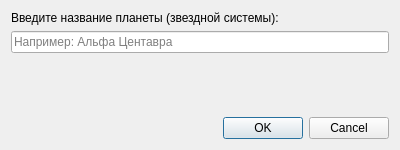
<?xml version="1.0" encoding="UTF-8"?>
<ui version="4.0">
 <class>AddPlanetDialog</class>
 <widget class="QDialog" name="AddPlanetDialog">
  <property name="geometry">
   <rect>
    <x>0</x>
    <y>0</y>
    <width>400</width>
    <height>150</height>
   </rect>
  </property>
  <property name="windowTitle">
   <string>Добавить планету</string>
  </property>
  <layout class="QVBoxLayout" name="verticalLayout">
   <item>
    <widget class="QLabel" name="label">
     <property name="text">
      <string>Введите название планеты (звездной системы):</string>
     </property>
    </widget>
   </item>
   <item>
    <widget class="QLineEdit" name="planetNameEdit">
     <property name="placeholderText">
      <string>Например: Альфа Центавра</string>
     </property>
    </widget>
   </item>
   <item>
    <spacer name="verticalSpacer">
     <property name="orientation">
      <enum>Qt::Vertical</enum>
     </property>
     <property name="sizeHint" stdset="0">
      <size>
       <width>20</width>
       <height>40</height>
      </size>
     </property>
    </spacer>
   </item>
   <item>
    <widget class="QDialogButtonBox" name="buttonBox">
     <property name="orientation">
      <enum>Qt::Horizontal</enum>
     </property>
     <property name="standardButtons">
      <set>QDialogButtonBox::Cancel|QDialogButtonBox::Ok</set>
     </property>
    </widget>
   </item>
  </layout>
 </widget>
 <resources/>
 <connections>
  <connection>
   <sender>buttonBox</sender>
   <signal>accepted()</signal>
   <receiver>AddPlanetDialog</receiver>
   <slot>accept()</slot>
   <hints>
    <hint type="sourcelabel">
     <x>248</x>
     <y>254</y>
    </hint>
    <hint type="destinationlabel">
     <x>157</x>
     <y>274</y>
    </hint>
   </hints>
  </connection>
  <connection>
   <sender>buttonBox</sender>
   <signal>rejected()</signal>
   <receiver>AddPlanetDialog</receiver>
   <slot>reject()</slot>
   <hints>
    <hint type="sourcelabel">
     <x>316</x>
     <y>260</y>
    </hint>
    <hint type="destinationlabel">
     <x>286</x>
     <y>274</y>
    </hint>
   </hints>
  </connection>
 </connections>
</ui>
